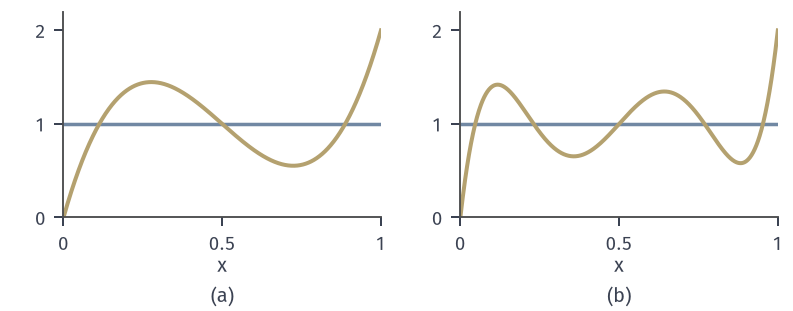

Write the Python code that produced this figure.
from pathlib import Path
import sys
HERE = Path(__file__).resolve().parent
sys.path.insert(0, str(HERE.parent/'rvm-common'))
from rvm_fig import *
# Constant density 1 on (0,1) and perturbations 1+q(x), with q orthogonal to 1,...,x^k:
# (a) q3 = 20x^3-30x^2+12x-1 keeps moments of order 1,2; (b) q5 keeps orders 1..4.
x = np.linspace(0, 1, 801)
q3 = 20*x**3-30*x**2+12*x-1
q5 = 252*x**5-630*x**4+560*x**3-210*x**2+30*x-1
def mom(f, k): return float(np.trapezoid(x**k*f, x))
fig, axes = figure(width_mm=112, height_mm=44, ncols=2)
panel(fig, left=.08, right=.98, bottom=.3, wspace=.25)
facts = {}
for ax, q, name in [(axes[0], q3, 'q3'), (axes[1], q5, 'q5')]:
    ax.plot(x, 1+0*x, color=BLUE, lw=1.4)
    ax.plot(x, 1+q, color=YELLOW, lw=1.6)
    ax.set_xlim(0, 1); ax.set_ylim(0, 2.2); ax.set_xticks([0, .5, 1]); ax.set_xticklabels(['0', '0.5', '1']); ax.set_yticks([0, 1, 2])
    axlab(ax, '$x$')
    facts[name] = [[mom(1+0*x, k), mom(1+q, k)] for k in range(0, 7)]
tags(fig, axes)
save(fig, HERE, 'figure', facts)
for k, v in facts.items(): print(k, v)
